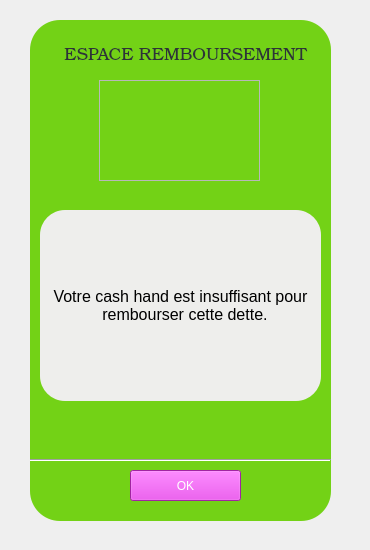
       <widget class="QWidget" name="inter_rem_cash_inf">
        <widget class="QPlainTextEdit" name="affichage_carte_cash_inf">
         <property name="geometry">
          <rect>
           <x>30</x>
           <y>20</y>
           <width>301</width>
           <height>501</height>
          </rect>
         </property>
         <property name="styleSheet">
          <string notr="true">background-color: rgb(115, 210, 22);
border-radius:30px;</string>
         </property>
         <property name="backgroundVisible">
          <bool>false</bool>
         </property>
         <property name="centerOnScroll">
          <bool>false</bool>
         </property>
        </widget>
        <widget class="QPushButton" name="ok_remboursement_cah_inf">
         <property name="geometry">
          <rect>
           <x>130</x>
           <y>470</y>
           <width>111</width>
           <height>31</height>
          </rect>
         </property>
         <property name="styleSheet">
          <string notr="true">font: 11pt &quot;Ubuntu&quot;;
color: white;
background-color: rgb(224, 52, 226);</string>
         </property>
         <property name="text">
          <string>OK</string>
         </property>
        </widget>
        <widget class="QFrame" name="image_remboursement_cash_inf">
         <property name="geometry">
          <rect>
           <x>99</x>
           <y>80</y>
           <width>161</width>
           <height>101</height>
          </rect>
         </property>
         <property name="styleSheet">
          <string notr="true">border-image: url(:/images/img_remboursement.jpg);
</string>
         </property>
         <property name="frameShape">
          <enum>QFrame::StyledPanel</enum>
         </property>
         <property name="frameShadow">
          <enum>QFrame::Raised</enum>
         </property>
        </widget>
        <widget class="QLabel" name="titre_espace_remboursement_cash_inf">
         <property name="geometry">
          <rect>
           <x>60</x>
           <y>40</y>
           <width>251</width>
           <height>31</height>
          </rect>
         </property>
         <property name="font">
          <font>
           <family>URW Bookman L</family>
           <pointsize>13</pointsize>
           <weight>8</weight>
           <italic>false</italic>
           <bold>false</bold>
          </font>
         </property>
         <property name="styleSheet">
          <string notr="true">color: rgb(46, 52, 54);
background-image: url(:/images/backg.jpg);
font: 70 13pt &quot;URW Bookman L&quot;;
border-radius:10px;</string>
         </property>
         <property name="text">
          <string>ESPACE REMBOURSEMENT</string>
         </property>
         <property name="alignment">
          <set>Qt::AlignCenter</set>
         </property>
        </widget>
        <widget class="Line" name="line_63">
         <property name="geometry">
          <rect>
           <x>30</x>
           <y>450</y>
           <width>301</width>
           <height>20</height>
          </rect>
         </property>
         <property name="orientation">
          <enum>Qt::Horizontal</enum>
         </property>
        </widget>
        <widget class="QLabel" name="Info_remboursement_cash_inf">
         <property name="geometry">
          <rect>
           <x>40</x>
           <y>210</y>
           <width>281</width>
           <height>191</height>
          </rect>
         </property>
         <property name="font">
          <font>
           <pointsize>12</pointsize>
          </font>
         </property>
         <property name="styleSheet">
          <string notr="true">background-color: rgb(238, 238, 236);
border-radius:25px;</string>
         </property>
         <property name="text">
          <string>Votre cash hand est insuffisant pour 
  rembourser cette dette.</string>
         </property>
         <property name="alignment">
          <set>Qt::AlignCenter</set>
         </property>
        </widget>
        <widget class="QLabel" name="label_44">
         <property name="geometry">
          <rect>
           <x>0</x>
           <y>0</y>
           <width>361</width>
           <height>541</height>
          </rect>
         </property>
         <property name="styleSheet">
          <string notr="true">background-image: url(:/images/backg.jpg);</string>
         </property>
         <property name="text">
          <string/>
         </property>
        </widget>
        <zorder>label_44</zorder>
        <zorder>affichage_carte_cash_inf</zorder>
        <zorder>ok_remboursement_cah_inf</zorder>
        <zorder>image_remboursement_cash_inf</zorder>
        <zorder>titre_espace_remboursement_cash_inf</zorder>
        <zorder>line_63</zorder>
        <zorder>Info_remboursement_cash_inf</zorder>
       </widget>
